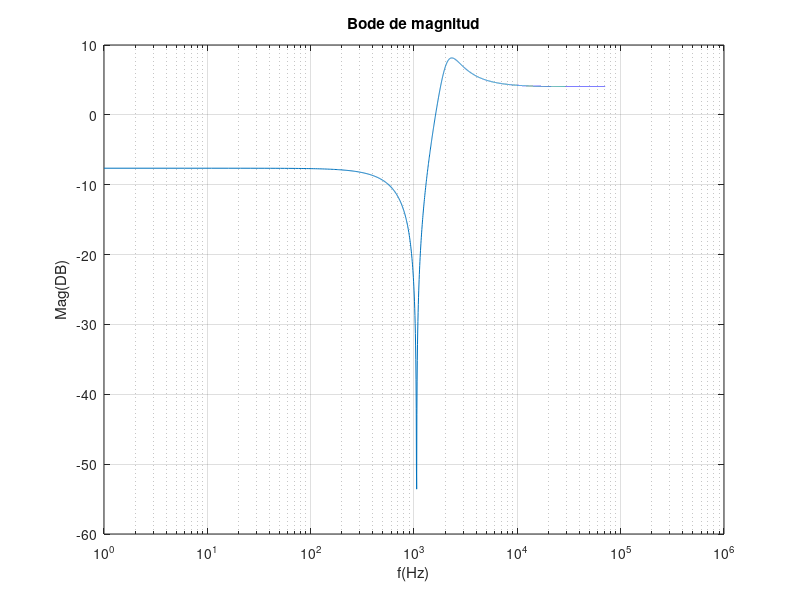
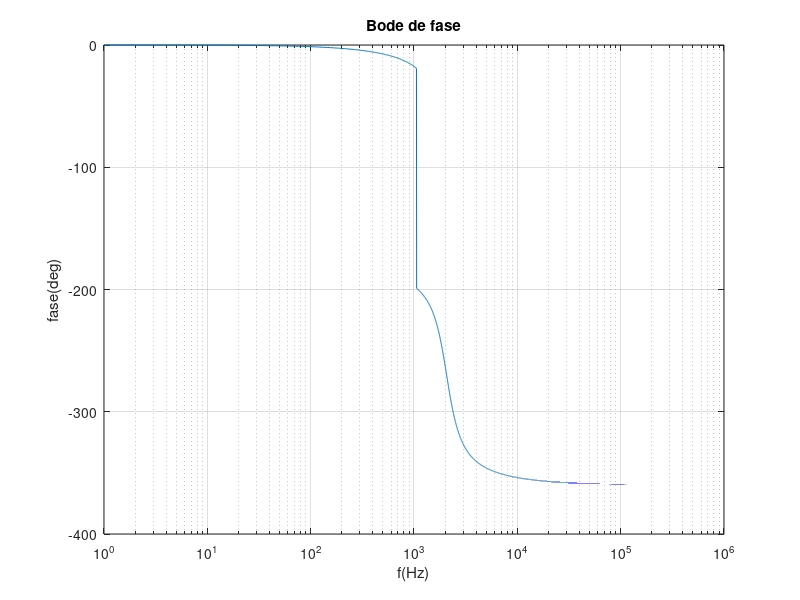

Source code (MATLAB) for these figures, in order:
close all;
R=1636.661211;
C=47e-9;
k=0.5118;
    Q=2;
    R1=R;
    R3=R;
    R4=((2*(k^2))/(1+(k^2)) )*R;
    R5=((2*(k^2))/(1-(k^2)) )*R;
    R7=Q*(1+(1/(k^2)))*R;
    R8=R;
    R6=Q*(1+(k^2))*R;

    A=10e4;

    C2=C;
    C6=C;

    Ra=R4*R8+R5*R8+R4*R5;
    Ru=R1*R6+R6*R7+R7*R1;

    s=tf('s');


    num1=C2*C6*R1*R3*R6*R7*(Ra*(1+1/A)-R4*R5);
    num2=(R1*R6*Ra*((C6*R7)/A+C2*R3*(1+1/A))+C2*R3*R4*R5*R6*R7-C2*C6*R1*R3*R4*R5*R6*R7-C2*R3*R4*R5*Ru);
    num3=R6*((R1*Ra)/A+R4*R5*R7);
    
    den1=C2*C6*R1*R3*R6*R7*((Ra/A)*(1+1/A)+R5*R8);
    den2=( (C6*R1*R6*R7*Ra+C2*R3*Ra*Ru)/A-C2*R3*R5*R6*R7*R8+C2*R3*R5*R8*Ru+(Ra/(A^2))*(C2*R3*Ru+C6*R1*R6*R7));
    den3=(Ra*Ru)/A+R6*R7*Ra-R5*R6*R7*R8+(Ru*Ra)/(A^2);

    num=num1*(s^2)+...
        num2*s+...
        num3;
    den= den1*(s^2)+...
        den2*s+...
        den3;
wz=sqrt(num3/num1);
qz=num3/(wz*num2)
    func=(num/den);
    wx=((1*2*pi):(10*pi):((1e6)*(2*pi)));
    [mag, fase]= bode(func, wx);
    mag2=squeeze(mag);
    fase2=squeeze(fase);
    magDB= 20*log10(mag2);
    f=wx./(2*pi);
    figure(1)
    semilogx(f,magDB);
    hold on
    title('Bode de magnitud');
    xlabel('f(Hz)')
    ylabel('Mag(DB)')
    grid on
    figure(2)
    semilogx(f,fase2);
    hold on
    title('Bode de fase');
    xlabel('f(Hz)')
    ylabel('fase(deg)')
    grid on

